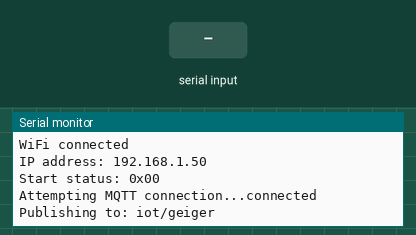
Bench run of a sketch on a simulated ESP32. Shown: the last lines printed to the serial monitor. The test bench sets the inputs (shaded band). WiFi joins after 1.5 s; servers stay silent unless stated; no MQTT or app messages arrive unless stated.

Above: at 2.9 s.
3.0 s: "1\n" received over Serial
At 3.4 s:
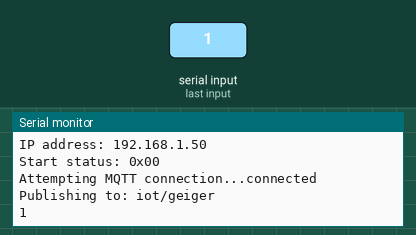
4.5 s: "0\n" received over Serial
At 5.7 s:
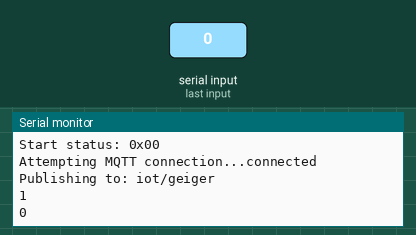
6.0 s: "2\n" received over Serial
At 6.9 s:
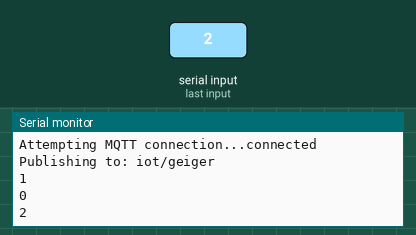

Measured:
- after the input at 3.0 s, the serial monitor: prints a new line at once (image 1)
- after the input at 4.5 s, the serial monitor: prints a new line at once (image 2)
- after the input at 6.0 s, the serial monitor: prints a new line at once (image 3)

The sketch:

MQTT_GIEGER.ino
```cpp
/******************************************************************************
MQTT_Switch_Example.ino
Example for controlling a light using an MQTT switch
by: Alex Wende, SparkFun Electronics

This sketch connects the ESP32 to a MQTT broker and subcribes to the topic
room/light. When the button is pressed, the client will toggle between
publishing "on" and "off".
******************************************************************************/
#include "Arduino.h"
#include <WiFi.h>
#include <PubSubClient.h>


const char *ssid = "IBR600B-6ce";   // name of your WiFi network
const char *password = "MM190204400464"; // password of the WiFi network

const char *ID = "Geiger_IoT";  // Name of our device, must be unique
const char *TOPIC = "iot/geiger";  // Topic to subcribe to

IPAddress broker(192, 168, 0, 88); // IP address of your MQTT broker eg. 192.168.1.50
WiFiClient wclient;

PubSubClient client(wclient); // Setup MQTT client
bool state = 0;


// Connect to WiFi network
void setup_wifi() {
    Serial.print("\nConnecting to ");
    Serial.println(ssid);

    WiFi.begin(ssid, password); // Connect to network

    while (WiFi.status() != WL_CONNECTED) { // Wait for connection
        delay(500);
        Serial.print(".");
    }

    Serial.println();
    Serial.println("WiFi connected");
    Serial.print("IP address: ");
    Serial.println(WiFi.localIP());
}

// Reconnect to client
void reconnect() {
    // Loop until we're reconnected
    while (!client.connected()) {
        Serial.print("Attempting MQTT connection...");
        // Attempt to connect
        if (client.connect(ID)) {
            Serial.println("connected");
            Serial.print("Publishing to: ");
            Serial.println(TOPIC);
            Serial.println('\n');

        } else {
            Serial.println(" try again in 5 seconds");
            // Wait 5 seconds before retrying
            delay(5000);
        }
    }
}

byte status;
void setup() {
    Serial.begin(115200); // Start serial communication at 115200 baud
    delay(100);
    setup_wifi(); // Connect to network
    client.setServer(broker, 1883);
    Serial.print("Start status: 0x");
    if (status < 0x10) Serial.print("0"); //Pretty output
    Serial.println(status, BIN);
    delay(100);

}


String rad_info;
char to_send[50];

void publish_data() {
    rad_info = Serial.readStringUntil('\n');
    rad_info.toCharArray(to_send, rad_info.length() + 1);

    Serial.println(to_send);

    client.publish(TOPIC, to_send);


}


void loop() {

    if (!client.connected()) {
        reconnect();
    }
    client.loop();

    publish_data();

}
```
